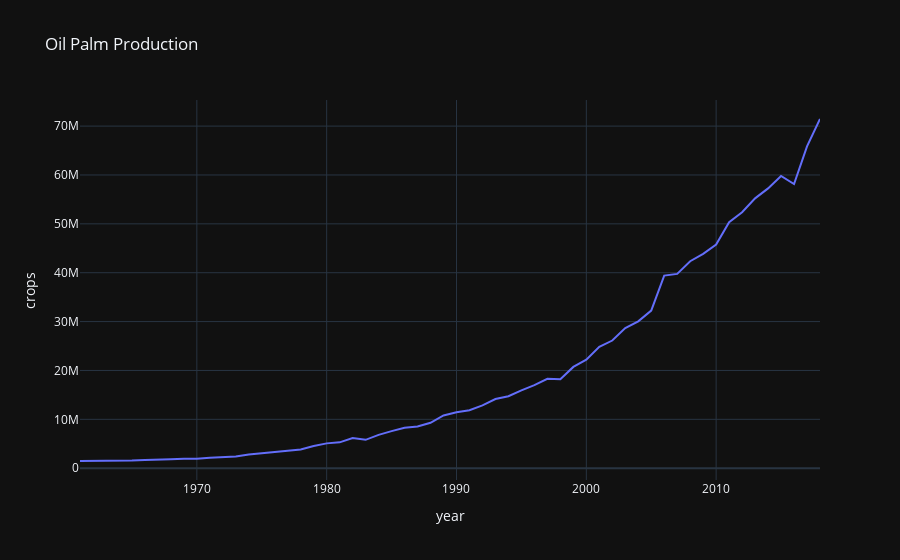

Notebook code for this chart:
### Code cell
fig = px.line(world_df, x='year', y='crops', title='Oil Palm Production')
fig.show()
